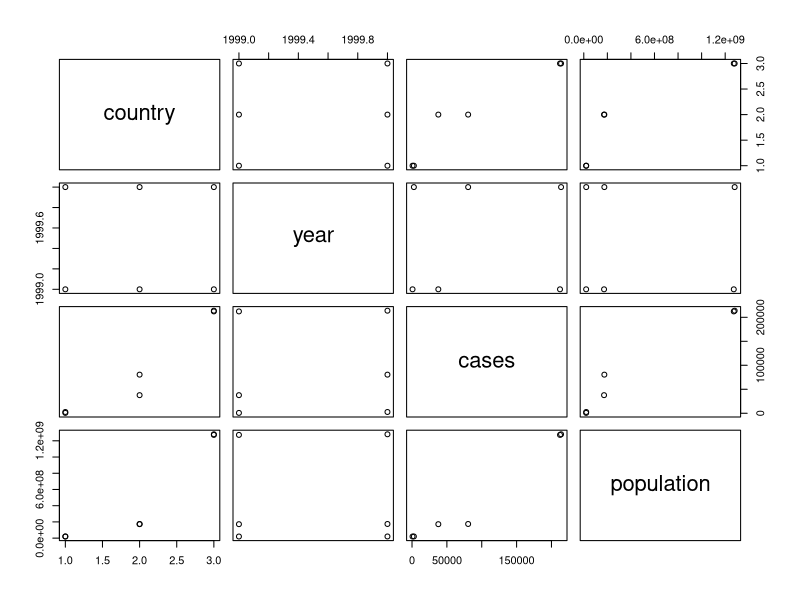
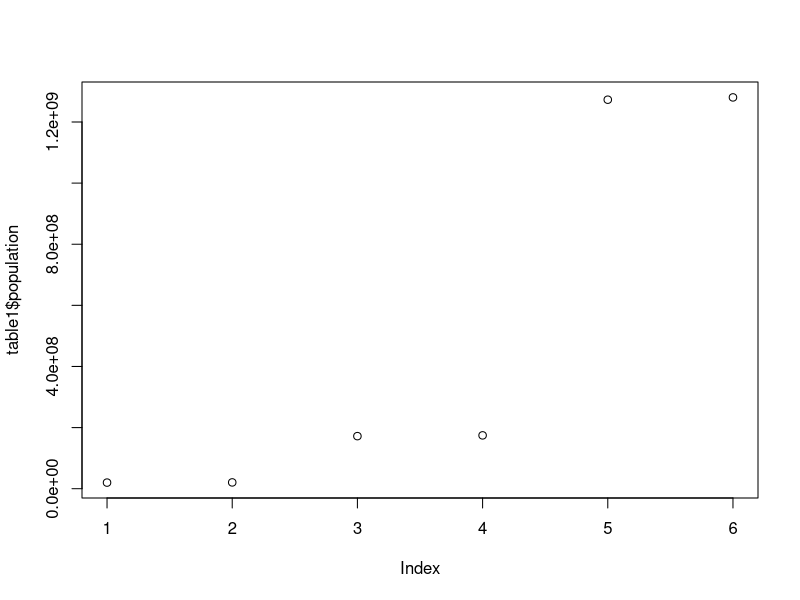

Reproduce these figures in R, in order.
library(tidyverse)
#creato repository su github

#TIDYSET BEN ORGANIZZATO
#righe=osservazioni
#colonne=variabili
#valori=singoli dati

#esempio
show(table1)
table1$cases/table1$population * 1000
#calcolato l'incidenza dei casi sulla popolazione (x1000)

plot(table1) # table1 è un tidy dataset
plot(table1$population)
table1$cases/table1$population * 1000
mean(table1$population)


show(table2)
#ci sono vari problemi, il primo è la divisione tra la variabile "type" e i due valori cases e population relazioni a "count" si sarebbe potuto mettere semplicemente due variabili cases e population

table2$cases / table2$population * 1000
# esce errore poichè sono due righe e non due colonne seguite da dei valori

table2$count[1]/table2$count[2] * 1000
#per selezionare i singoli valori usare []

indice_casi <- c(1,3,5,7,9,11)
indice_pop <- c(2,4,6,8,10,12)
#indicare un gruppo di valori con nome a piacere e usare "<- c()
indice_casi
indice_pop

table2$count[indice_casi] / table2$count[indice_pop] * 1000
#in questo modo l'operazione totale si potrà fare, ma se ci sono tanti variabili sarà difficile.

mean(table2$count[indice_casi])
sum(table2$count[indice_pop]) / 6 
#abbiamo calcolato la media di dei casi e popolazione

show(table3)
#trovare incidenza casi/popolazione è difficile

show(table4a)
show(table4b)

table4a$'1999' / table4b$'1999'  * 10000
#usare ' per variabili numerici


